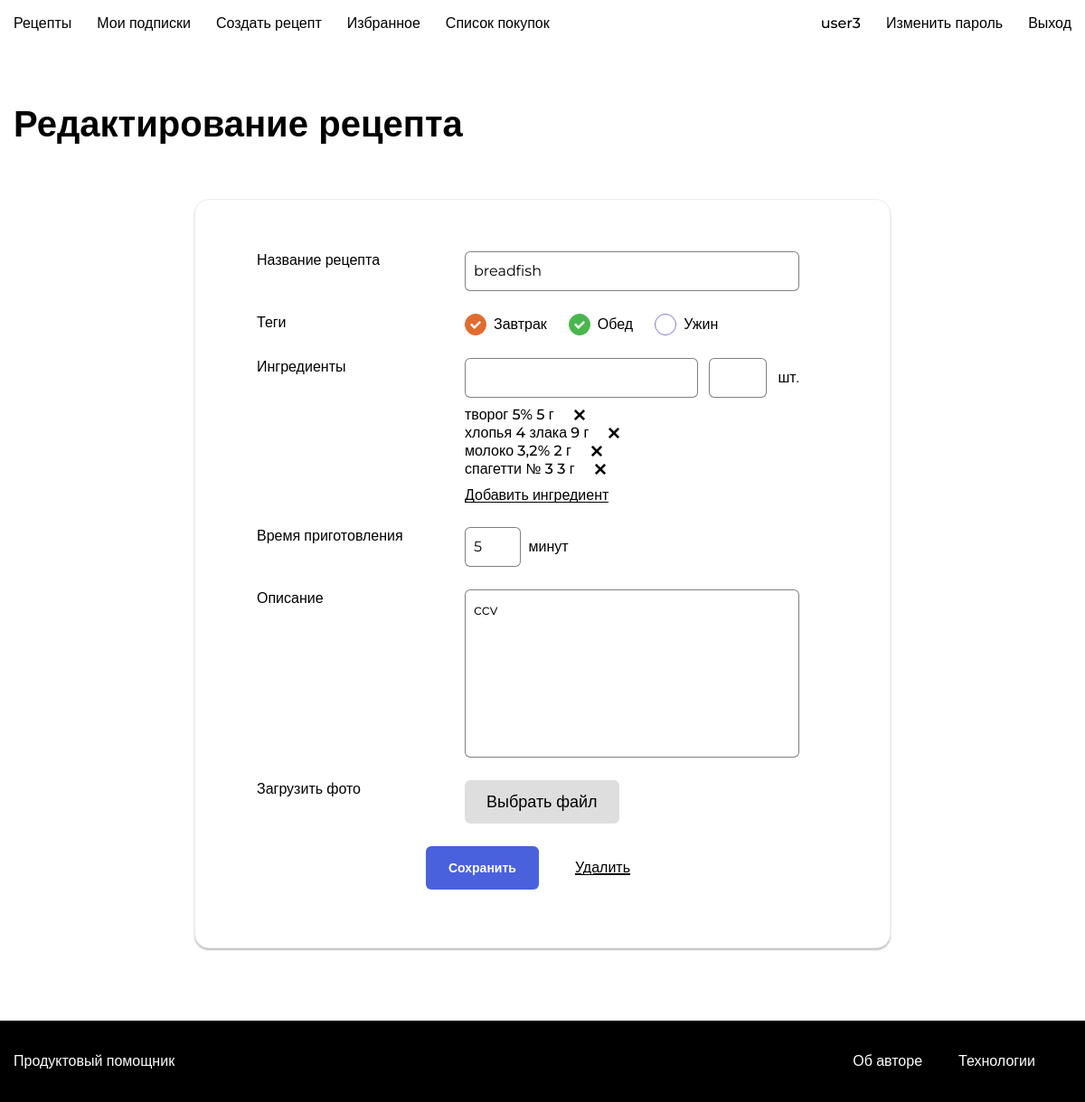
The page /change_recipe/5/ (signed in) on the database its author committed.
### recipes/models.py (models this page shows, shortened)
class Recipe(models.Model):
    author = models.ForeignKey(User, on_delete=models.CASCADE, related_name="recipes")
    title = models.CharField(max_length = 100)
    image = models.ImageField(upload_to='static/images/recipes/', blank=True, null=True)
    text = models.TextField(null=True)
    ingredients = models.ManyToManyField(Ingredient, through='recipeingredient')
    tag = models.ManyToManyField('Tag')
    preparing_time = models.PositiveSmallIntegerField(default=0, null=True)

class Ingredient(models.Model):
    title = models.CharField(max_length=50,null=True, verbose_name='Название')
    dimension = models.CharField(max_length=10,null=True, verbose_name='Еденица измерения')

### foodgram/views.py (the view, shortened to what this page needs)
# urls.py: path('change_recipe/<int:recipe_id>/', foodgramviews.change_recipe, name="change_recipe"),
@login_required
def change_recipe(request, recipe_id):
    if request.method == 'GET':
        recipe = get_object_or_404(Recipe, id=recipe_id)
        tags = [tag.en_title for tag in recipe.tag.all()]
        titles = [title['title'] for title in recipe.ingredients.values('title')]
        dimensions = [dimension['dimension'] for dimension in recipe.ingredients.values('dimension')]
        amounts = [amount['amount'] for amount in recipe.recipeingredient_set.values('amount')]
        ingredients = zip(titles, amounts, dimensions)
        form = RecipeForm(instance=recipe)
        return render(request, 'formChangeRecipe.html', {'form': form, 'recipe':recipe, 'tags':tags, 'ingredients':ingredients})

### recipes/forms.py
class RecipeForm(ModelForm):
    class Meta:
        model = Recipe
        fields = ('title', 'text', 'preparing_time', 'image')

### recipes/templates/formChangeRecipe.html (shortened to what this page needs)
<!doctype html>
<html lang="en">
    {% load static %}
<head>
    <link rel="stylesheet" href="{% static './pages/form.css' %}">
</head>
<body class="body">
<header class="header">
    {% include 'includes/nav_auth.html' %}
</header>
<main class="main container">
    <div class="main__header">
        <h1 class="main__title">Редактирование рецепта</h1>
    </div>
    <div class="form-container">
        <form class="form"  method='post' enctype="multipart/form-data">
            <div class="form__group">
                <label for="id_name" class="form__label">Название рецепта</label>
                <div class="form__field-group">
                    <input type="text" id="id_name" name="{{ form.title.html_name }}" value='{{ form.title.value }}' class="form__input">
                </div>
            </div>
            <div class="form__group">
                <p class="form__label">Теги</p>
                <div class="form__field-group">
                    <div class="tags">
                        <div class="tags__item">
                            <input type="checkbox" name="breakfast" id="id_breakfast" class="tags__checkbox tags__checkbox_style_orange" {% if 'breakfast' in tags %}checked{% endif %}>
                            <label for="id_breakfast" class="tags__label">Завтрак</label>
                        </div>
                        <div class="tags__item">
                            <input type="checkbox" name="lunch" id="id_lunch" class="tags__checkbox tags__checkbox_style_green" {% if 'lunch' in tags %}checked{% endif %}>
                            <label for="id_lunch" class="tags__label">Обед</label>
                        </div>
                        <div class="tags__item">
                            <input type="checkbox" name="dinner" id="id_dinner" class="tags__checkbox tags__checkbox_style_purple" {% if 'dinner' in tags %}checked{% endif %}>
                            <label for="id_dinner" class="tags__label">Ужин</label>
                        </div>
                    </div>
                </div>
            </div>
            <div class="form__group">
                <label for="nameIngredient" class="form__label">Ингредиенты</label>
                <div class="form__field-group">
                    <div class="form__field-group-ingredientes">
                        <div class="form__dropdown">
                            <input type="text" id="nameIngredient" class="form__input">
                        </div>
                        <input type="number" id="cantidad" class="form__input" min="0">
                        <label for="cantidad" class="form__label" id="cantidadVal">шт.</label>
                    </div>
                    <div class="form__field-group-ingredientes-container">
                    {% for title, amount, dimension in ingredients %}
                        <div class="form__field-item-ingredient" id="ing_3">
                            <span> {{ title }} {{ amount }} {{ dimension }} </span>
                            <span class="form__field-item-delete"></span>
                        </div>
                    {% endfor %}
                    </div>
                    <span class="form__ingredient-link" id="addIng">Добавить ингредиент</span>
                </div>
            </div>
            <div class="form__group">
                <label for="id_time" class="form__label">Время приготовления</label>
                <div class="form__field-group form__field-group_time">
                    <input type="text" id="id_time" name="{{ form.preparing_time.html_name }}" value='{{ form.preparing_time.value }}' class="form__input">
                    <label for="id_time" class="form__label">минут</label>
                </div>
            </div>
            <div class="form__group">
                <label for="id_description" class="form__label">Описание</label>
                <div class="form__field-group">
                    <textarea name="{{ form.text.html_name }}" id="id_description" rows="8" class="form__textarea">{{ form.text.value }}</textarea>
                </div>
            </div>
            <div class="form__group">
                <span class="form__label">Загрузить фото</span>
                <div class="form__field-group">
                    <label for="id_file" class="form__file-button">Выбрать файл</label>
                </div>
            </div>
            <div class="form__footer">
                <button class="button button_style_blue" type='submit'>Сохранить</button> <a style="margin-left: 2.5em" href="{% url 'delete_recipe' recipe_id=recipe.id %}" class="form__ingredient-link">Удалить</a>
            </div>
        </form>
    </div>
</main>
<footer class="footer">
    <div class="footer__container container">
        <a href="#" class="footer__brand link">Продуктовый помощник</a>
        <ul class="footer__items">
            <li class="footer__item"><a href="#" class="footer__link link">Об авторе </a></li>
            <li class="footer__item"><a href="#" class="footer__link link">Технологии</a></li>
        </ul>
    </div>
</footer>
</body>
</html>

### recipes/templates/includes/nav_auth.html (shortened to what this page needs)
<div class="nav__container container">
    <ul class="nav__items list">
{% with request.user.shoplist.recipes.all.count as counter %}
        {% if request.resolver_match.url_name == 'index' %}
            <li class="nav__item nav__item_active"><a href="{% url 'index' %}" class="nav__link link">Рецепты</a></li>
        {% else %}
            <li class="nav__item"><a href="{% url 'index' %}" class="nav__link link">Рецепты</a></li>
        {% endif %}
        {% if request.resolver_match.url_name == 'follow' %}
            <li class="nav__item nav__item_active"><a href="{% url 'follow' %}" class="nav__link link">Мои подписки</a></li>
        {% else %}
            <li class="nav__item"><a href="{% url 'follow' %}" class="nav__link link">Мои подписки</a></li>
        {% endif %}
        {% if request.resolver_match.url_name == 'new_recipe' %}
            <li class="nav__item nav__item_active"><a href="{% url 'new_recipe' %}" class="nav__link link">Создать рецепт</a></li>
        {% else %}
            <li class="nav__item"><a href="{% url 'new_recipe' %}" class="nav__link link">Создать рецепт</a></li>
        {% endif %}
        {% if request.resolver_match.url_name == 'favorite' %}
            <li class="nav__item nav__item_active"><a href="{% url 'favorite' %}" class="nav__link link">Избранное</a></li>
        {% else %}
            <li class="nav__item"><a href="{% url 'favorite' %}" class="nav__link link">Избранное</a></li>
        {% endif %}
        {% if request.resolver_match.url_name == 'shop_list' %}
            <li class="nav__item nav__item_active"><a href="{% url 'shop_list' %}" class="nav__link link">Список покупок</a> <span class="badge badge_style_blue nav__badge" id="counter">{% if counter > 0 %}{{counter}}{% endif %}</span></li>
        {% else %}
            <li class="nav__item"><a href="{% url 'shop_list' %}" class="nav__link link">Список покупок</a> </li>
        {% endif %}
    </ul>
 {% endwith %}
    <ul class="nav__items list">
        <li class="nav__item"><a class="nav__link link">{{ user }}</a></li>
        {% if request.resolver_match.url_name == 'password_change' %}
            <li class="nav__item nav__item_active"><a href= "{% url 'password_change' %}" class="nav__link link">Изменить пароль</a></li>
        {% else %}
            <li class="nav__item"><a href= "{% url 'password_change' %}" class="nav__link link">Изменить пароль</a></li>
        {% endif %}
        <li class="nav__item"><a href="{% url 'logout' %}" class="nav__link link">Выход</a></li>
    </ul>
</div>

### static/pages/form.css (style rules this page uses)
* { box-sizing: border-box; }
html, body { min-height: 100%; }

### static/blocks/body/body.css (style rules this page uses)
.body { display: flex; flex-direction: column; }

### static/blocks/container/container.css (style rules this page uses)
.container { max-width: 1200px; padding: 0 15px; margin: 0 auto; width: 100%; }

### static/blocks/link/link.css (style rules this page uses)
.link { text-decoration: none; transition: opacity 0.2s; }

### static/blocks/button/button.css (style rules this page uses)
.button { font-family: 'Montserrat', sans-serif; font-style: normal; font-weight: 600; font-size: 14px; background: none; border-radius: 6px; padding: 12px 24px; height: 48px; line-height: 1; text-decoration: none; border: 1px solid transparent; transition: background 0.2s; outline: none; user-select: none; cursor: pointer; width: max-content; }

### static/blocks/button/_style/button_style_blue.css (style rules this page uses)
.button_style_blue { background: #4A61DD; color: #FFFFFF; transition: background 0.2s; }

### static/blocks/header/header.css (style rules this page uses)
.header { display: flex; align-items: center; justify-content: center; }

### static/blocks/nav/__container/nav__container.css (style rules this page uses)
.nav__container { display: flex; justify-content: space-between; height: 100%; align-items: center; }

### static/blocks/nav/__items/nav__items.css (style rules this page uses)
.nav__items { display: flex; height: 100%; flex-direction: row; list-style: none; padding: 0; align-items: center; }

### static/blocks/nav/__item/nav__item.css (style rules this page uses)
.nav__item { display: flex; align-items: center; margin-right: 28px; height: 100%; color: #000000; position: relative; }
.nav__item:last-child { margin-right: 0; }

### static/blocks/nav/__link/nav__link.css (style rules this page uses)
.nav__link { font-style: normal; font-weight: 500; font-size: 16px; line-height: 20px; color: inherit; cursor: pointer; font-family: 'Montserrat', sans-serif; }

### static/blocks/main/main.css (style rules this page uses)
.main { padding-top: 60px; padding-bottom: 80px; flex: 1 0 auto; min-height: calc(100vh - 180px); }

### static/blocks/main/__header/main__header.css (style rules this page uses)
.main__header { display: flex; justify-content: space-between; margin-bottom: 28px; }

### static/blocks/main/__title/main__title.css (style rules this page uses)
.main__title { font-family: 'Montserrat', sans-serif; font-style: normal; font-weight: bold; font-size: 40px; line-height: 49px; color: #000000; padding: 0; margin: 0; }

### static/blocks/form-container/form-container.css (style rules this page uses)
.form-container { display: flex; align-items: center; justify-content: center; margin-top: 59px; }

### static/blocks/form/form.css (style rules this page uses)
.form { display: flex; flex-direction: column; align-items: center; padding: 57px 100px 64px 68px; background: #FFFFFF; border: 1px solid #EEEEEE; box-shadow: 0px 2px 2px rgba(0, 0, 0, 0.25); border-radius: 16px; max-width: 770px; width: 100%; }

### static/blocks/form/__label/form__label.css (style rules this page uses)
.form__label { font-family: 'Montserrat', sans-serif; font-style: normal; font-weight: normal; font-size: 16px; line-height: 20px; color: #000000; max-width: 170px; padding: 0; margin: 0; }

### static/blocks/form/__input/form__input.css (style rules this page uses)
.form__input { background: #FFFFFF; border: 1px solid rgba(0, 0, 0, 0.5); border-radius: 6px; font-family: 'Montserrat', sans-serif; font-style: normal; font-weight: normal; font-size: 16px; line-height: 20px; color: #000000; padding: 12px 9px; max-width: 370px; width: 100%; max-height: 44px; outline: none; }

### static/blocks/form/__group/form__group.css (style rules this page uses)
.form__group { display: flex; width: 100%; margin-bottom: 25px; }

### static/blocks/form/__field-group/form__field-group.css (style rules this page uses)
.form__field-group { display: grid; grid-gap: 9px; grid-template-rows: auto; grid-template-columns: 1fr; align-items: center; margin-left: auto; max-width: 370px; width: 100%; position: relative; }

### static/blocks/form/__textarea/form__textarea.css (style rules this page uses)
.form__textarea { background: #FFFFFF; border: 1px solid rgba(0, 0, 0, 0.5); box-sizing: border-box; border-radius: 6px; resize: none; outline: none; font-family: 'Montserrat', sans-serif; font-style: normal; font-weight: normal; font-size: 16px; line-height: 20px; color: #000000; padding: 12px 9px; width: 100%; }

### static/blocks/form/__field-group-ingredientes/form__field-group-ingredientes.css (style rules this page uses)
.form__field-group-ingredientes { display: grid; grid-template-columns: 8fr 2fr 0.5fr; grid-template-rows: auto; grid-column-gap: 12px; justify-items: end; align-items: center; }

### static/blocks/form/__ingredient-link/form__ingerident-link.css (style rules this page uses)
.form__ingredient-link { font-family: 'Montserrat', sans-serif; font-style: normal; font-weight: normal; font-size: 16px; line-height: 20px; color: #000000; cursor: pointer; justify-self: start; position: relative; grid-row: auto; grid-column: 1/-1; }
.form__ingredient-link:before { content: ''; position: absolute; width: 100%; height: 1px; bottom: 2px; left: 0; background: currentColor; }

### static/blocks/form/__field-group/_time/form__field-group_time.css (style rules this page uses)
.form__field-group_time { grid-template-columns: 2fr 0.5fr 8fr }

### static/blocks/form/__file-button/form__file-button.css (style rules this page uses)
.form__file-button { display: block; background: #DEDEDE; border-radius: 6px; font-family: 'Montserrat', sans-serif; font-style: normal; font-weight: normal; font-size: 18px; line-height: 22px; color: #000000; padding: 13px 24px; width: max-content; }

### static/blocks/form/__dropdown/form__dropdown.css (style rules this page uses)
.form__dropdown { position: relative; width: 100%; }

### static/blocks/form/__field-item-ingredient/form__field-item-ingredient.css (style rules this page uses)
.form__field-item-ingredient { display: flex; align-items: center; font-family: 'Montserrat', sans-serif; font-style: normal; font-weight: 500; font-size: 16px; line-height: 20px; color: #000000; }

### static/blocks/form/__footer/form__footer.css (style rules this page uses)
.form__footer { display: flex; align-items: center; }

### static/blocks/form/__field-item-delete/form__field-item-delete.css (style rules this page uses)
.form__field-item-delete { display: inline-block; width: 16px; height: 16px; margin-left: 20px; background-size: contain; background: url("../../../images/icons8-delete-16.png"); cursor: pointer; }

### static/blocks/tags/__checkbox/_style/tags__checkbox_style_green.css (style rules this page uses)
.tags__checkbox_style_green { color: #49B64E; }

### rows shown on the page
Recipe: title "breadfish", text "ccv"
Ingredient: title "творог 5%", amount "5", dimension "г"
Ingredient: title "хлопья 4 злака", amount "9", dimension "г"
Ingredient: title "молоко 3,2%", amount "2", dimension "г"
Ingredient: title "спагетти № 3", amount "3", dimension "г"

### other values the page prints
{{ user }} "user3"
